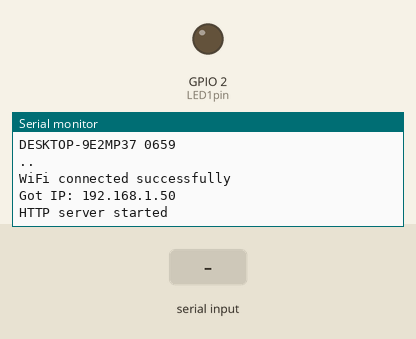
This sketch was run on a simulated ESP32. On the bench: output pins drawn as LEDs (lit = HIGH), the last lines printed to the serial monitor. The inputs (shaded band) are chosen by the test bench. WiFi joins after 1.5 s; servers stay silent unless stated.

Above: at 3.3 s.
3.4 s: "90,45,200\n" received over the second serial link
At 4.0 s:
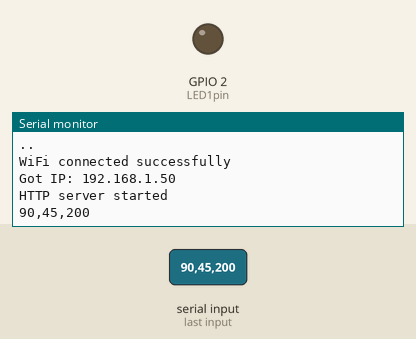
4.9 s: "90,45\n" received over the second serial link
At 6.1 s:
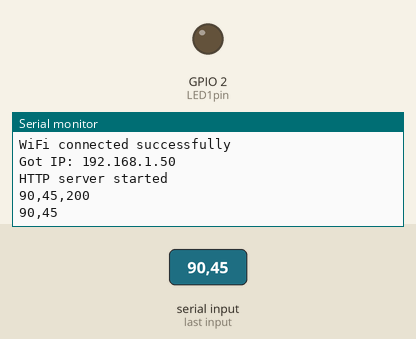
6.4 s: "90,45,200,10\n" received over the second serial link
At 7.5 s:
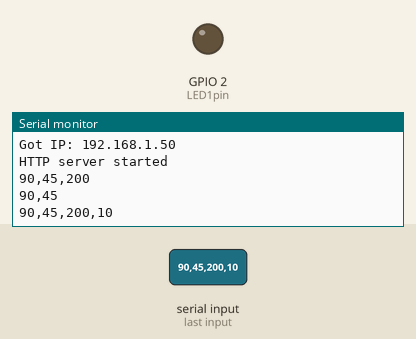

The sketch:

WebServer.ino
```cpp
/*************************************************************************************************
  ESP32 Web Server
  Ejemplo de creación de Web server
  Basándose en los ejemplos de:
  https://lastminuteengineers.com/creating-esp32-web-server-arduino-ide/
  https://electropeak.com/learn
**************************************************************************************************/
//************************************************************************************************
// Librerías
//************************************************************************************************
#include <WiFi.h>
#include <WebServer.h>
//************************************************************************************************
// Variables globales
//************************************************************************************************
// SSID & Password
const char* ssid = "DESKTOP-9E2MP37 0659";  // Enter your SSID here
const char* password = "angardo1234";  //Enter your Password here
String cadena = "";
int parqueos[] = {0,0,0,0}; // para guardar si el parqueo esta ocupado o no
WebServer server(80);  // Object of WebServer(HTTP port, 80 is defult)


uint8_t LED1pin = 2;
bool LED1status = LOW;

//************************************************************************************************
// Configuración
//************************************************************************************************
void setup() {
  Serial.begin(115200);
  Serial2.begin(115200);
  Serial.println("Try Connecting to ");
  Serial.println(ssid);

  pinMode(LED1pin, OUTPUT);

  // Connect to your wi-fi modem
  WiFi.begin(ssid, password);

  // Check wi-fi is connected to wi-fi network
  while (WiFi.status() != WL_CONNECTED) {
    delay(1000);
    Serial.print(".");
  }
  Serial.println("");
  Serial.println("WiFi connected successfully");
  Serial.print("Got IP: ");
  Serial.println(WiFi.localIP());  //Show ESP32 IP on serial

  server.on("/", conexion); // Directamente desde e.g. 192.168.0.8


  server.onNotFound(handle_NotFound);

  server.begin();
  Serial.println("HTTP server started");
  delay(100);
}
//************************************************************************************************
// loop principal
//************************************************************************************************
void loop() {
  server.handleClient();
  if(Serial2.available()){
    char a= Serial2.read();
    Serial.print(a);
    if (a == '\n'){
           parqueos[0] = cadena.substring(0,1).toInt();
           parqueos[1] = cadena.substring(2,3).toInt();
           parqueos[2] = cadena.substring(4,5).toInt();
           parqueos[3] = cadena.substring(6,7).toInt();
           cadena = "";
     }else cadena += a;
  }
}
//************************************************************************************************
// Handler de Inicio página
//************************************************************************************************
void conexion(){
  String text = "<!DOCTYPE html> <html>\n" ;
  text +="<head><meta name=\"viewport\" content=\"width=device-width, initial-scale=1.0, user-scalable=no\"> <meta http-equiv=\"refresh\" content=\"1\" >\n";
  text +="<title>SISTEMA DE PARQUEOS</title>\n";
  text += "<h1 style=\"color: #5e9ca0; text-align: center;\">PARQUEO MATIC</h1>\n";
  text += "<h1 style=\"color: #5e9ca0; text-align: center;\">sistema de parqueos automaticos</h1>";
  if (parqueos[0]) text += "<h3 style=\"text-align: center;\">&nbsp;PARQUEO 1: disponible &#128664</h3> ";
  else text += "<h3 style=\"text-align: center;\">&nbsp;PARQUEO 1: ocupado</h3> ";

  if (parqueos[1]) text += "<h3 style=\"text-align: center;\">&nbsp;PARQUEO 2: disponible &#128664</h3> ";
  else text += "<h3 style=\"text-align: center;\">&nbsp;PARQUEO 2: ocupado</h3> ";

  if (parqueos[2]) text += "<h3 style=\"text-align: center;\">&nbsp;PARQUEO 3: disponible &#128664</h3> ";
  else text += "<h3 style=\"text-align: center;\">&nbsp;PARQUEO 3: ocupado</h3> ";

  if (parqueos[3]) text += "<h3 style=\"text-align: center;\">&nbsp;PARQUEO 4: disponible &#128664</h3> ";
  else text += "<h3 style=\"text-align: center;\">&nbsp;PARQUEO 4: ocupado</h3> ";

  text += "</html>";

  server.send(200, "text/html", text);
}

void handle_NotFound() {
  server.send(404, "text/plain", "Not found");
}
```

Measured:
- after the input at 3.4 s, the serial monitor: prints a new line at once (image 1)
- after the input at 4.9 s, the serial monitor: prints a new line at once (image 2)
- after the input at 6.4 s, the serial monitor: prints a new line at once (image 3)
